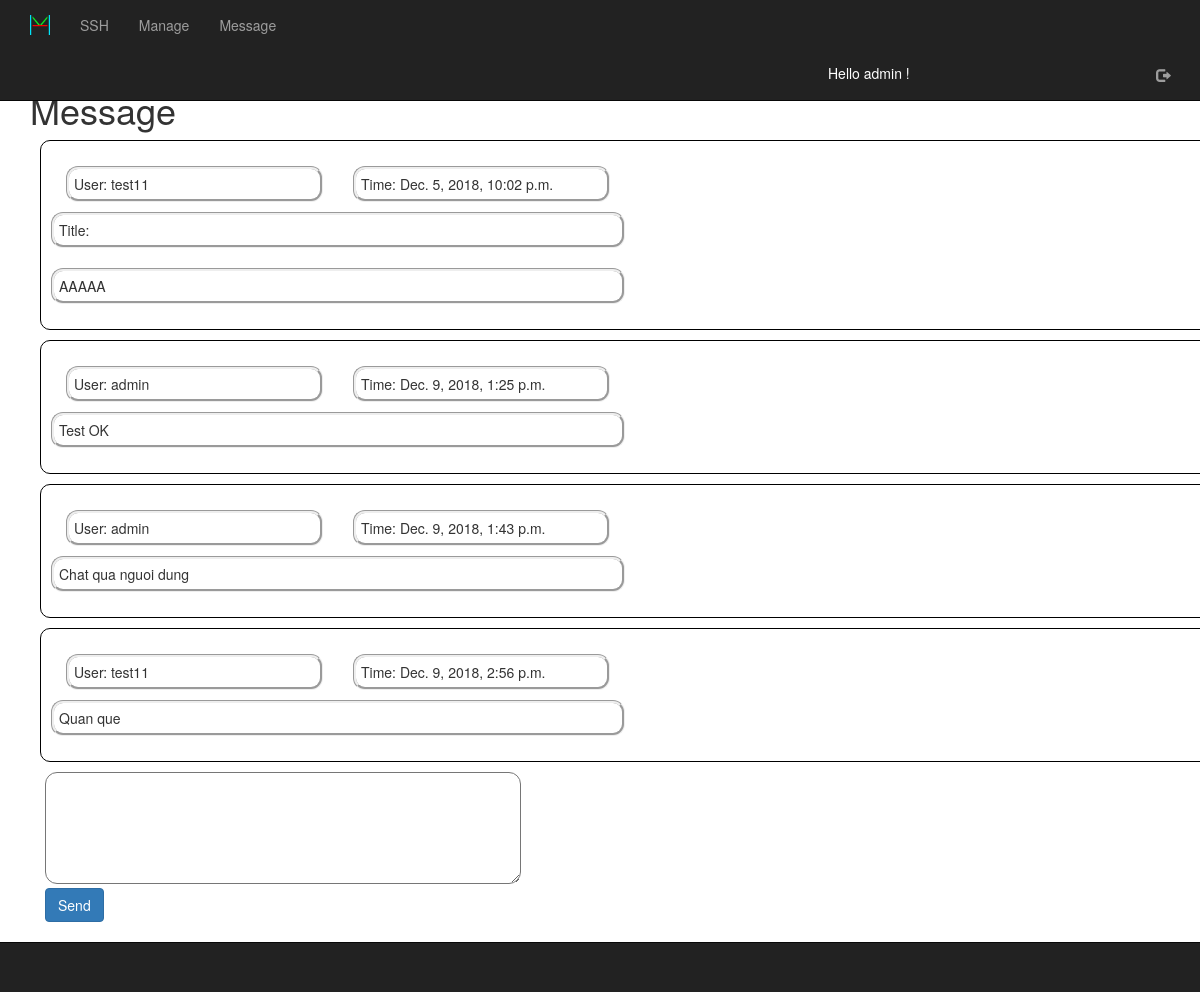
The app's page /message/5 (signed in) with its own data.
### Location/models.py (models this page shows)
class Ticket(models.Model):
	location = models.ForeignKey(Area,on_delete=models.CASCADE)
	title = models.CharField(max_length=1000, default="")
	message = models.CharField(max_length=1000)
	user = models.ForeignKey(User,on_delete=models.CASCADE, null=True)
	time = models.DateTimeField(default=timezone.now)

class MessageTicket(models.Model):
	ticket = models.ForeignKey(Ticket,on_delete=models.CASCADE)
	message = models.CharField(max_length=1000)
	user = models.ForeignKey(User,on_delete=models.CASCADE, null=True)
	time = models.DateTimeField(default=timezone.now)

### web1/views.py (the view)
# urls.py: url(r'^MyTicket/(?P<id>[0-9]+)$', views.viewMessage,name="viewMyTicket"),
@login_required(login_url='/login')
def viewMessage(request, id):
    try:
        t = Ticket.objects.get(pk=id)
        mt = MessageTicket.objects.filter(ticket__id=id)
        return render(request, 'viewMessage.html',{'obj':t, 'msg':mt})
    except:
        return render(request, 'index.html')

### templates/viewMessage.html
{% extends "base.html" %}
{% block title %}Message {% endblock %}
{% block content %}
	{% with obj as a %}
		<div class="container" style="border: 1px solid black; padding: 25px;margin:10px;border-radius: 10px;">
			<div class="row">
				<div class="col-sm-3">
					<p style="border-style: groove; border-radius: 12px;padding: 5px;">
						User: {{ a.user.username }}
					</p>
				</div>
				<div class="col-sm-3">
					<p style="border-style: groove; border-radius: 12px; padding: 5px;">
						Time: {{ a.time }}
					</p>
				</div>
			</div>
			<div class="row">
				<div class="col-sm-6" style="border-style: groove; border-radius: 12px; padding: 5px;">
					Title: {{ a.title }}
				</div>
			</div><br>
			<div class="row">
				<div class="col-sm-6" style="border-style: groove; border-radius: 12px; padding: 5px;">
					{{ a.message }}
				</div>
			</div>
		</div>
	{% endwith %}
	{% for i in msg %}
		<div class="container" style="border: 1px solid black; padding: 25px;margin:10px;border-radius: 10px;">
			<div class="row">
				<div class="col-sm-3">
					<p style="border-style: groove; border-radius: 12px;padding: 5px;">
						User: {{ i.user.username }}
					</p>
				</div>
				<div class="col-sm-3">
					<p style="border-style: groove; border-radius: 12px; padding: 5px;">
						Time: {{ i.time }}
					</p>
				</div>
			</div>
			<div class="row">
				<div class="col-sm-6" style="border-style: groove; border-radius: 12px; padding: 5px;">
					{{ i.message }}
				</div>
			</div>
		</div>
	{% endfor %}
	<div class="container" style="margin-top: 10px">
		<div class="row">
			<div class="col-sm-6">
				<textarea id="messageText" cols="60" rows="5" style="border-style: groove; border-radius: 12px; padding: 5px;"></textarea>
			</div>
		</div>
		<div class="row">
			<div class="col-sm-6">
				<button type="button" class="btn btn-primary sendMessageAdmin">Send</button>
			</div>
		</div>
	</div>
{% endblock %}

### templates/base.html (shortened to what this page needs)
<!DOCTYPE html>
<html lang="en">
  <head>
    {% load static %}
    <link rel="stylesheet" type="text/css" href="{% static "datatables/jquery.dataTables.css" %}" />
    <link rel="stylesheet" type="text/css" href="{% static "bootstrap/css/bootstrap.min.css" %}" />
    <link rel="stylesheet" type="text/css" href="{% static "bootstrap-dialog/bootstrap-dialog.min.css" %}" />
    <link rel="stylesheet" type="text/css" href="{% static "custom.css" %}" />
  </head>
  <body>
    <nav class="navbar navbar-inverse navbar-fixed-top">
      <div class="container">
        <div class="navbar-header">
          <a class="navbar-brand" href="/"><img src="{% static "favicon.png" %}" width="20" height="20"></a>
        </div>
        <div id="navbar" class="navbar-collapse collapse">
          <ul class="nav navbar-nav">
            {% if user.is_authenticated %}
            <li><a href="{% url 'ssh:index' %}" title="Hosts">SSH</a></li>
            {% if user.is_staff %}
              <li><a href="{% url 'ssh:manage' %}" title="Hosts">Manage</a></li>
              <li><a href="{% url 'message' %}" title="Message">Message</a></li>
            {% elif not user.is_superuser %}
            <li><a href="{% url 'ticket' %}" title="Ticket">Ticket</a></li>
            <li><a href="{% url 'myTicket' %}" title="Ticket">My Ticket</a></li>
            {% endif %}
            {% endif %}
          </ul>
          <p class=" nav navbar-nav hello" style="color:white;padding-left: 70%;padding-top: 13px;">
            Hello {% if user.is_authenticated %} {{user.username}} {% else %} Guest {%endif%}!
          </p>
          <ul class="hidden-xs nav navbar-nav navbar-right">
            {% if user.is_authenticated %}
              <li><a href="/logout" title="Logout"><span class="glyphicon glyphicon-log-out" aria-hidden="true" title="logout"></span></a></li>
            {% else %}
              <li><a href="/login" title="login"><span class="glyphicon glyphicon-log-in" aria-hidden="true" title="login"></span></a></li>
            {% endif %}
          </ul>
        </div>
      </div>
    </nav>
    <div class="container">
      <div class="row col-10 col-sm-10 col-lg-10">
        <h1>{% block title %}{% endblock %}</h1>
        {% block content %}{% endblock %}
      </div>
      <footer class="navbar navbar-inverse navbar-fixed-bottom">
        <div class="container">
          <div id="navbar-bottom">
          </div>
        </div>
      </footer>
    </div>
  </body>
</html>

### ssh/static/custom.css (style rules this page uses)
html { height: 100%; }
body { padding-top: 70px; padding-bottom: 70px; }
a, a.hover, a.focus, a:hover, a:focus { color: black; }

### records on screen
Ticket: user.username "test11", time "Dec. 5, 2018, 10:02 p.m.", message "AAAAA"
MessageTicket: user.username "admin", time "Dec. 9, 2018, 1:25 p.m.", message "Test OK"
MessageTicket: user.username "admin", time "Dec. 9, 2018, 1:43 p.m.", message "Chat qua nguoi dung"
MessageTicket: user.username "test11", time "Dec. 9, 2018, 2:56 p.m.", message "Quan que"

### other values on screen
{{ user.username }} "admin"
